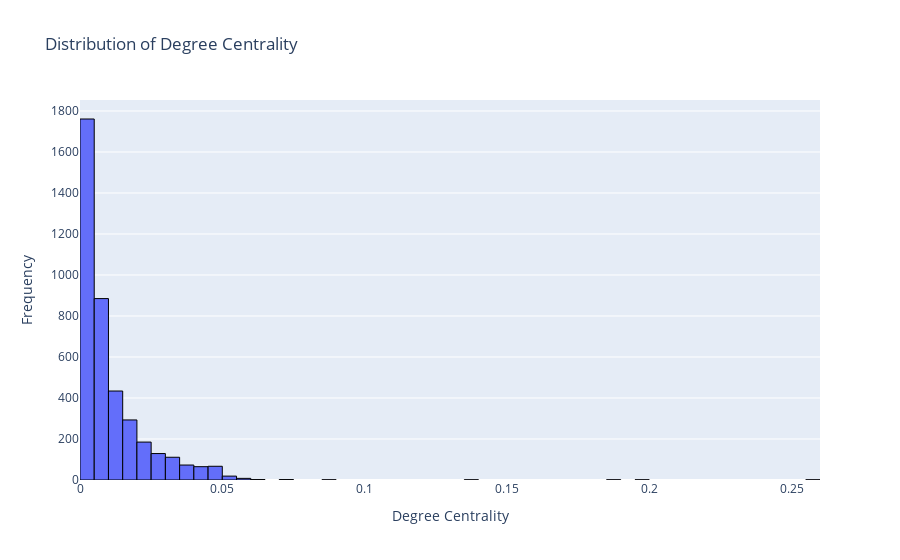

The notebook cell this image was saved under:
### Code cell
fig = px.histogram(
    centrality_df,
    x="degree_centrality",
    nbins=100,
    title="Distribution of Degree Centrality"
)

fig.update_layout(
    xaxis_title="Degree Centrality",
    yaxis_title="Frequency"
)
fig.update_traces(
    marker_line_color='black',  # border color
    marker_line_width=1         # border thickness
    
)
fig.show()

### Figure 1 — Plotly figure (JSON) as saved in the notebook; plotly's stock layout.template omitted (floating-point values rounded to 4 significant figures; data arrays with more than 128 entries replaced by an {"elided": "..."} marker saying what was removed)
{"data": [{"bingroup": "x", "hovertemplate": "degree_centrality=%{x}<br>count=%{y}<extra></extra>", "legendgroup": "", "marker": {"color": "#636efa", "line": {"color": "black", "width": 1}, "pattern": {"shape": ""}}, "name": "", "nbinsx": 100, "orientation": "v", "showlegend": false, "type": "histogram", "x": {"elided": "4039 float values"}, "xaxis": "x", "yaxis": "y"}], "layout": {"barmode": "relative", "legend": {"tracegroupgap": 0}, "title": {"text": "Distribution of Degree Centrality"}, "xaxis": {"anchor": "y", "domain": [0, 1], "title": {"text": "Degree Centrality"}}, "yaxis": {"anchor": "x", "domain": [0, 1], "title": {"text": "Frequency"}}}}
